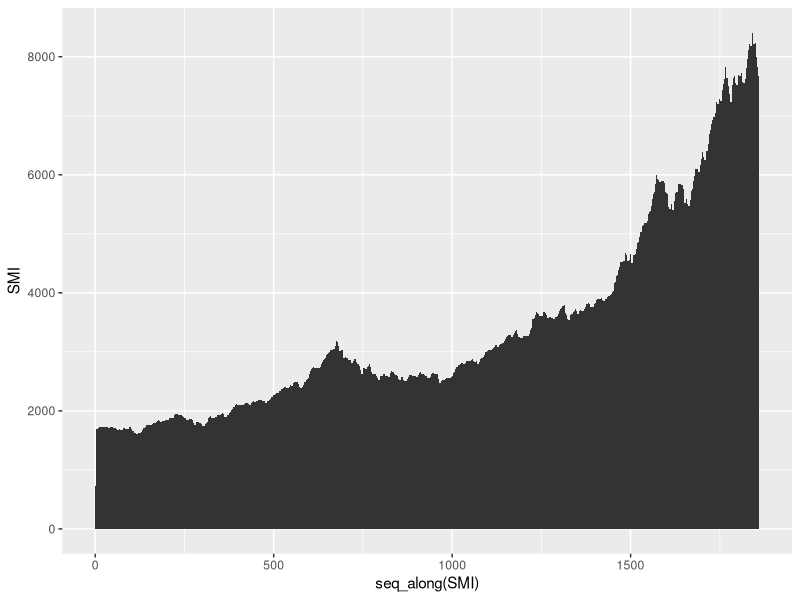
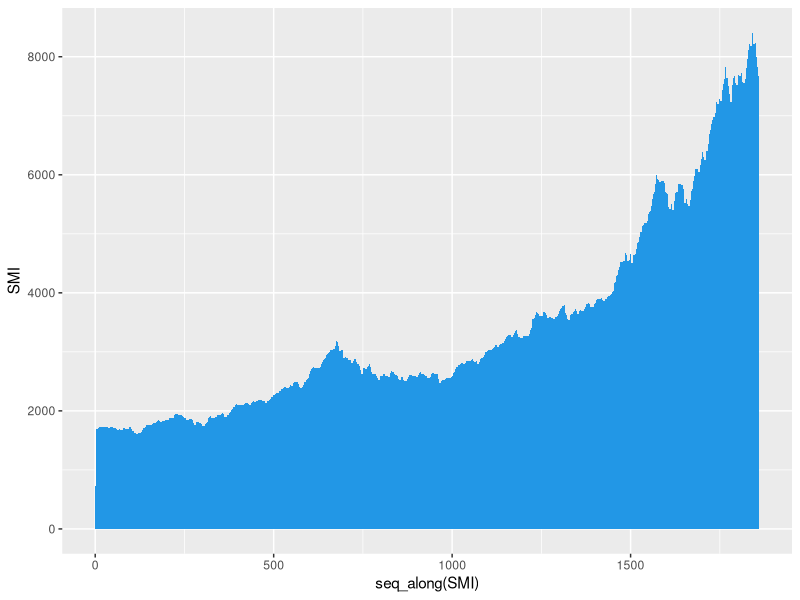
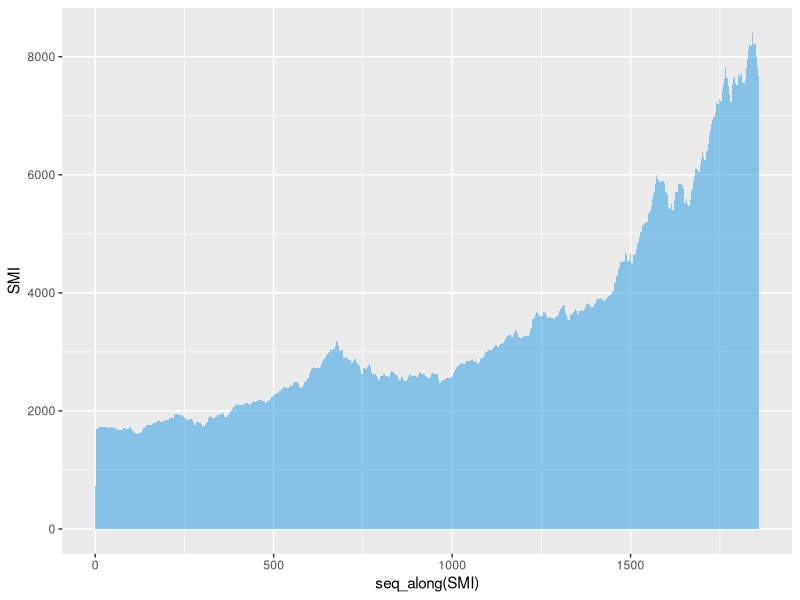
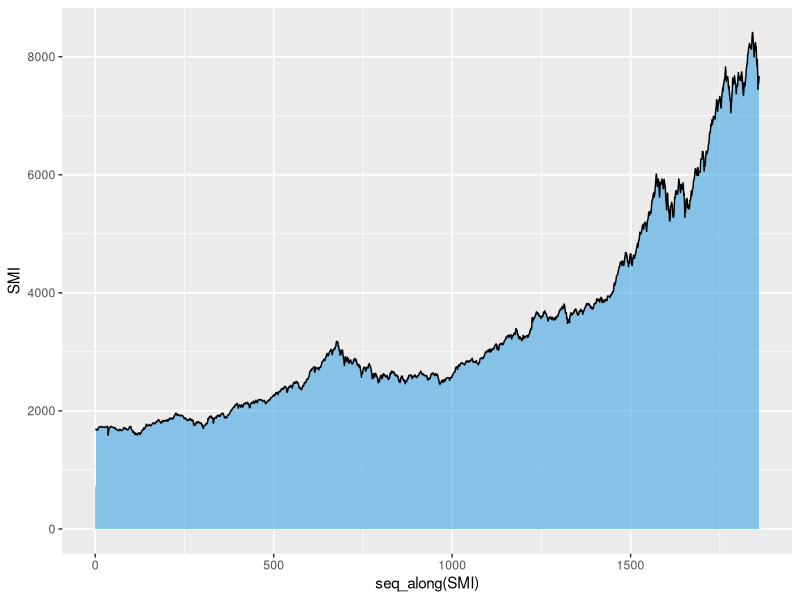
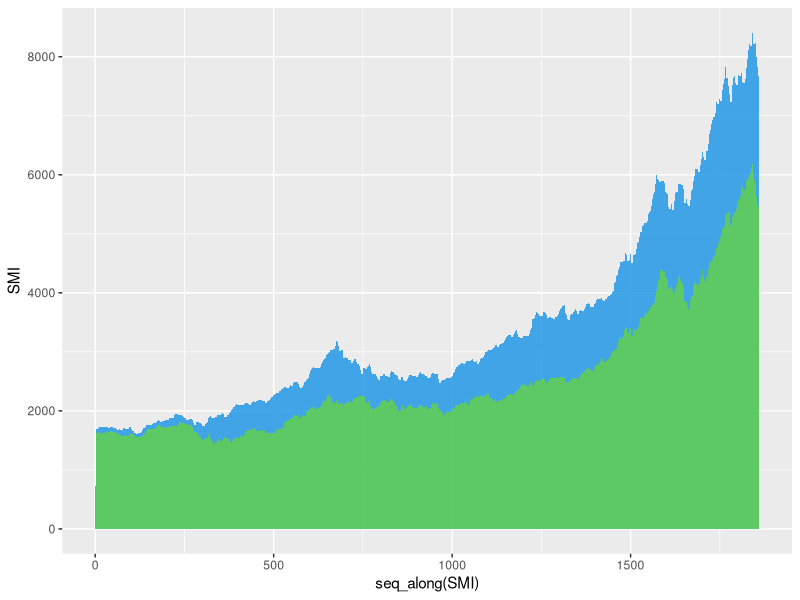

Here is the R script that generated these plots, in order:
library(ggplot2)

df <- as.data.frame(EuStockMarkets[, 1:3])

# Area chart
ggplot(df, aes(x = seq_along(SMI), y = SMI)) + 
  geom_area()

# Fill the area
ggplot(df, aes(x = seq_along(SMI), y = SMI)) + 
  geom_area(fill = 4)

# Transparency of the area
ggplot(df, aes(x = seq_along(SMI), y = SMI)) + 
  geom_area(fill = 4,
            alpha = 0.5)

# Line customization
ggplot(df, aes(x = seq_along(SMI), y = SMI)) + 
  geom_area(fill = 4,
            alpha = 0.5,
            color = 1,    # Line color
            lwd = 0.5,    # Line width
            linetype = 1) # Line type

# Area chart of several lines
ggplot(df) + 
  geom_area(aes(x = seq_along(SMI), y = SMI),
            fill = 4, alpha = 0.85) +
  geom_area(aes(x = seq_along(DAX), y = DAX),
            fill = 3, alpha = 0.85)
